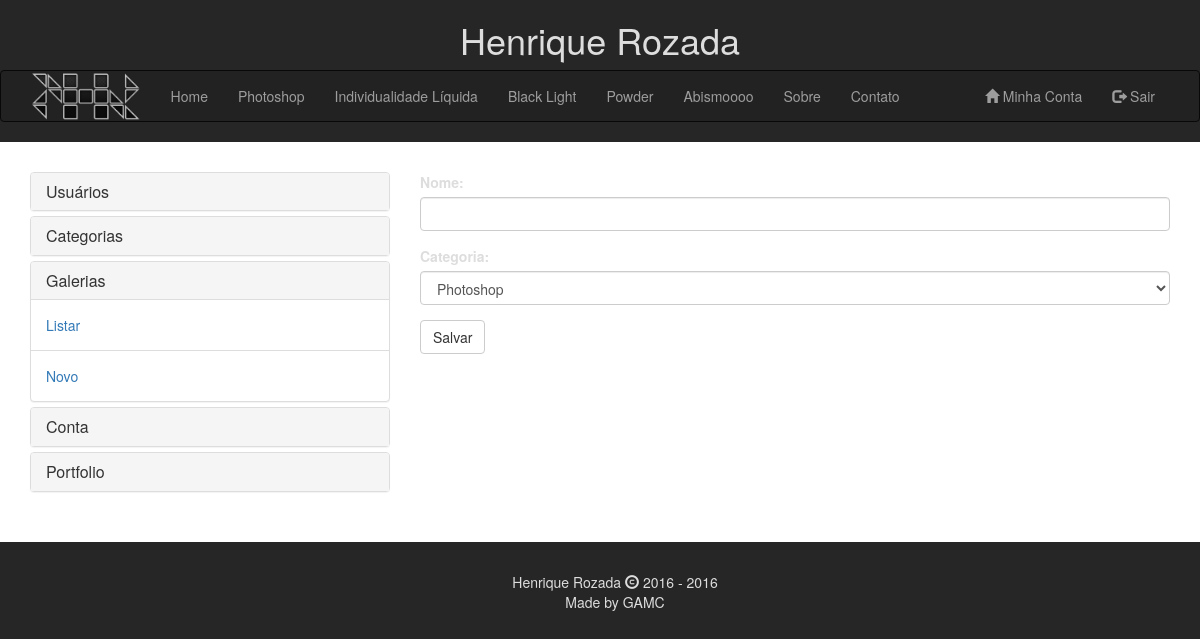
Page /galeries/addGal.php (signed in) on the committed database.
### tables this page shows
CREATE TABLE `categories` (
  `id` int(11) NOT NULL,
  `name` varchar(50) NOT NULL
);

### galeries/addGal.php (the view, shortened to what this page needs)
<?php
include "../template/header.php";
include "../conn/connection.php";
$name = $category = "";
if (isset($_SESSION['email'])):
    $catStmt = $conn->prepare('SELECT id, name from categories');
    $catStmt->execute();
    $categories = $catStmt->fetchAll();
    ?>
    <article>
        <div class="container">
            <div class="row">
                <?php include "../dbmenu.php"; ?>
                <div class="col-sm-8">
                    <div class="row">
                        <div class="col-sm-12">
                            <form role="form" method="POST" action="<?php echo htmlspecialchars($_SERVER['PHP_SELF']) ?>">
                                <div class="form-group">
                                    <label for="name">Nome:</label><input type="text" class="form-control" id="name" name="name" value="<?php echo $name ?>" required/>
                                </div>
                                <div class="form-group">
                                    <label for="category">Categoria:</label>
                                    <select class="form-control" name="category">
                                        <?php foreach ($categories as $cat): ?>
                                            <option value="<?php echo $cat['id'] ?>" <?php echo $cat['id'] === $category ? "selected" : "" ?>><?php echo $cat['name'] ?></option>
                                        <?php endforeach; ?>
                                    </select>
                                </div>
                                <button type="submit" class="btn btn-default">Salvar</button>
                            </form>
                        </div>
                    </div>
                </div>
            </div>
        </div>
    </article>
<?php endif; ?>
<?php include "../template/footer.php" ?>

### template/header.php (shortened to what this page needs)
<?php session_start();
$path = $_SERVER['DOCUMENT_ROOT'];
include $path."/conn/connection.php";
$stmt = $conn->prepare('SELECT * from categories');
$stmt->execute();
$categories = $stmt->fetchAll();
?>
<!DOCTYPE html>
<html lang="pt-BR">
	<head>
		<link rel="stylesheet" href="http://maxcdn.bootstrapcdn.com/bootstrap/3.3.6/css/bootstrap.min.css">
		<link rel="stylesheet" type="text/css" href="/style.css"/>
	</head>
	<body>
		<header>
			<h1 class="text-center">Henrique Rozada</h1>
		</header>
		<nav class="navbar navbar-inverse">
			<div class="container">
				<div class="navbar-header">
					<a class="navbar-brand image-logo" href="/index.php"><img src="/Imagens/HR.png" alt="Logo HR" /></a>
				</div>
				<div class="collapse navbar-collapse" id="myNavbar">
					<ul class="nav navbar-nav">
						<li <?php if($_SERVER['PHP_SELF'] == "/index.php"){echo 'class="active"';}?>><a href="/index.php">Home</a></li>
                                                <?php foreach ($categories as $category):?>
                                                <li <?php if(isset($_GET['cid']) && htmlspecialchars($_GET['cid']) == $category['id']){echo 'class="active"';}?>><a href="<?php echo "/category.php?cid=".$category['id']?>"><?php echo $category['name']?></a></li>
                                                <?php endforeach;?>
						<li <?php if($_SERVER['PHP_SELF'] == "/about.php"){echo 'class="active"';}?>><a href="/about.php">Sobre</a></li>
						<li <?php if($_SERVER['PHP_SELF'] == "/contato.php"){echo 'class="active"';}?>><a href="/contato.php">Contato</a></li>
					</ul>
					<ul class="nav navbar-nav navbar-right">
					<?php if(!isset($_SESSION['email'])):?>
						<li><a href="/login.php"><span class="glyphicon glyphicon-log-in"></span> Entrar</a></li>
					<?php else:?>
						<li><a href="/dashboard.php"><span class="glyphicon glyphicon-home"></span> Minha Conta</a></li>
						<li><a href="/logout.php"><span class="glyphicon glyphicon-log-out"></span> Sair</a></li>
					<?php endif;?>
					</ul>
				</div>
			</div>
		</nav>

### style.css (style rules this page uses)
body { background-color: #262626; color: #ddd }
article { background-color: #fff; padding: 30px 0px; }
.image-logo { padding-top: 0px; padding-bottom: 0px; }
.image-logo img { height: inherit; }

### rows in the picture
categories: name "Photoshop"
categories: name "Individualidade Líquida"
categories: name "Black Light"
categories: name "Powder"
categories: name "Abismoooo"

### other values in the picture
form field category "Photoshop"
